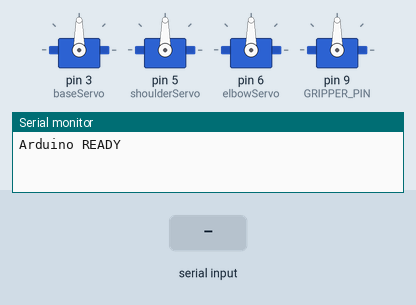
A sketch run on a simulated Arduino Uno, built with avr-gcc and run on an emulated ATmega328P. Parts: 4 × servo, the last lines printed to the serial monitor. The test bench sets the inputs (shaded band).

Above: at 1.2 s.
1.3 s: "MOVE:\n" received over Serial
At 1.9 s:
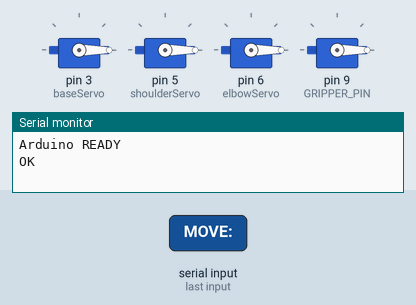
2.8 s: "MOVE:,45\n" received over Serial
At 3.2 s:
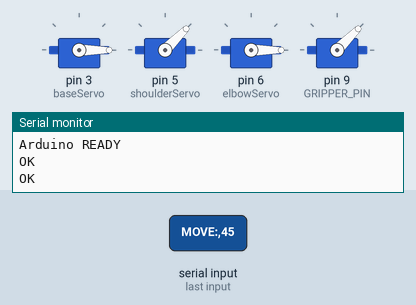
4.3 s: "MOVE:90\n" received over Serial
At 5.5 s:
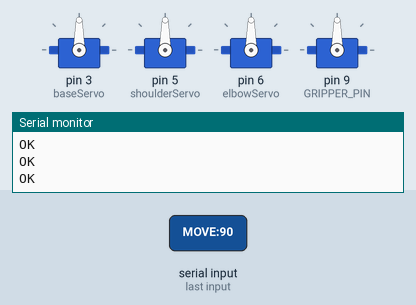
Timing chart, 0 to 7.3 s (numbered marks = the images above; inputs shaded):
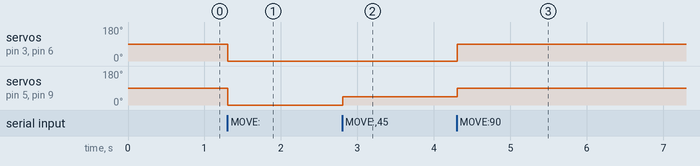

The sketch:

Arduino.ino
```cpp
#include <Servo.h>

Servo baseServo;
Servo shoulderServo;
Servo elbowServo;
Servo gripperServo;

#define GRIPPER_PIN 9
#define TRIG_PIN 10
#define ECHO_PIN 11

String inputString = "";
bool stringComplete = false;

void setup() {
  Serial.begin(9600);
  baseServo.attach(3);
  shoulderServo.attach(5);
  elbowServo.attach(6);
  gripperServo.attach(GRIPPER_PIN);

  pinMode(TRIG_PIN, OUTPUT);
  pinMode(ECHO_PIN, INPUT);

  inputString.reserve(50);
  Serial.println("Arduino READY");
}

void stopAllServos() {
  baseServo.detach();
  shoulderServo.detach();
  elbowServo.detach();
  gripperServo.detach();
  Serial.println("All servos stopped");
}

float readDistance() {
  digitalWrite(TRIG_PIN, LOW);
  delayMicroseconds(2);
  digitalWrite(TRIG_PIN, HIGH);
  delayMicroseconds(10);
  digitalWrite(TRIG_PIN, LOW);
  long duration = pulseIn(ECHO_PIN, HIGH, 25000);  // timeout at 25ms
  float distance = duration * 0.0343 / 2.0;
  return distance;
}

void loop() {
  while (Serial.available()) {
    char inChar = (char)Serial.read();
    inputString += inChar;
    if (inChar == '\n') {
      stringComplete = true;
    }
  }

  if (stringComplete) {
    inputString.trim();

    if (inputString == "STOP") {
      stopAllServos();
    }

    else if (inputString == "DISTANCE") {
      float dist = readDistance();
      Serial.println(dist);
    }

    else if (inputString.startsWith("MOVE:")) {
      // Format: MOVE:base,shoulder,elbow,gripper
      String coords = inputString.substring(5);
      coords.trim();

      int idx1 = coords.indexOf(',');
      int idx2 = coords.indexOf(',', idx1 + 1);
      int idx3 = coords.indexOf(',', idx2 + 1);

      int base = coords.substring(0, idx1).toInt();
      int shoulder = coords.substring(idx1 + 1, idx2).toInt();
      int elbow = coords.substring(idx2 + 1, idx3).toInt();
      int gripper = coords.substring(idx3 + 1).toInt();

      baseServo.attach(3);
      shoulderServo.attach(5);
      elbowServo.attach(6);
      gripperServo.attach(GRIPPER_PIN);

      baseServo.write(base);
      shoulderServo.write(shoulder);
      elbowServo.write(elbow);
      gripperServo.write(gripper);

      Serial.println("OK");
    }

    else if (inputString.startsWith("GRIP:")) {
      String command = inputString.substring(5);
      gripperServo.attach(GRIPPER_PIN);

      if (command == "close") {
        gripperServo.write(180);
      } else if (command == "open") {
        gripperServo.write(0);
      } else if (command == "stop") {
        gripperServo.write(90);
      }

      Serial.println("OK");
    }

    inputString = "";
    stringComplete = false;
  }
}
```

Measured:
- after the input at 1.3 s, servo on pin 3 (baseServo), servo on pin 5 (shoulderServo), servo on pin 6 (elbowServo), servo on pin 9 (GRIPPER_PIN): 90° → 0° at once
- after the input at 2.8 s, servo on pin 5 (shoulderServo), servo on pin 9 (GRIPPER_PIN): 0° → 45° at once
- after the input at 4.3 s, servo on pin 3 (baseServo), servo on pin 6 (elbowServo): 0° → 90° at once; servo on pin 5 (shoulderServo), servo on pin 9 (GRIPPER_PIN): 45° → 90° at once
